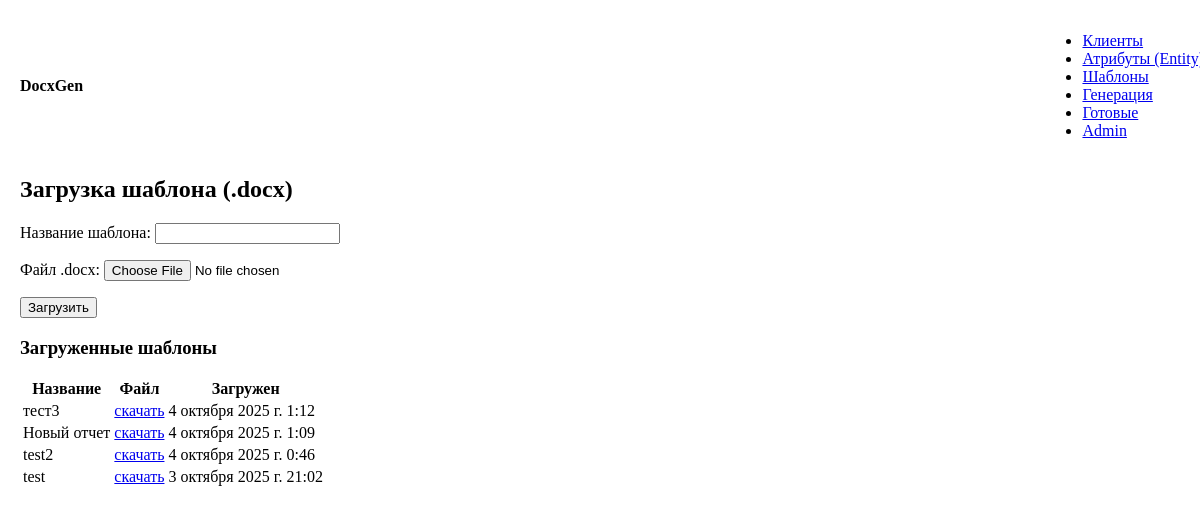
Page /upload/ on the committed database.
### core/models.py (models this page shows, shortened)
class Template(models.Model):
    name = models.CharField(max_length=255, verbose_name=_("Название шаблона"))
    file = models.FileField(upload_to="templates/", verbose_name=_("Файл .docx"))
    uploaded_at = models.DateTimeField(auto_now_add=True)
    class Meta:
        verbose_name = _("Шаблон")
        verbose_name_plural = _("Шаблоны")
        ordering = ["-uploaded_at"]

### core/views.py (the view)
# urls.py: path("upload/", views.upload_template, name="upload_template"),
def upload_template(request):
    if request.method == "POST":
        form = TemplateUploadForm(request.POST, request.FILES)
        if form.is_valid():
            form.save()
            messages.success(request, "Шаблон загружен!")
            return redirect("upload_template")
    else:
        form = TemplateUploadForm()
    return render(request, "upload_template.html", {"form": form, "templates": Template.objects.all()})

### core/forms.py
class TemplateUploadForm(forms.ModelForm):
    class Meta:
        model = Template
        fields = ["name", "file"]

### core/templates/upload_template.html (shortened to what this page needs)
{% extends 'base.html' %}
{% block content %}
<h2>Загрузка шаблона (.docx)</h2>
<form method="post" enctype="multipart/form-data">
  {{ form.as_p }}
  <button type="submit">Загрузить</button>
</form>
<h3>Загруженные шаблоны</h3>
<table>
  <thead><tr><th>Название</th><th>Файл</th><th>Загружен</th></tr></thead>
  <tbody>
  {% for t in templates %}
    <tr>
      <td>{{ t.name }}</td>
      <td><a href="{{ t.file.url }}">скачать</a></td>
      <td>{{ t.uploaded_at }}</td>
    </tr>
  {% empty %}
    <tr><td colspan="3">Пока нет шаблонов</td></tr>
  {% endfor %}
  </tbody>
</table>
{% endblock %}

### core/templates/base.html (style rules this page uses)
table td, table th { vertical-align:middle }

### rows in the picture
Template: name "тест3", uploaded_at "4 октября 2025 г. 1:12"
Template: name "Новый отчет", uploaded_at "4 октября 2025 г. 1:09"
Template: name "test2", uploaded_at "4 октября 2025 г. 0:46"
Template: name "test", uploaded_at "3 октября 2025 г. 21:02"
